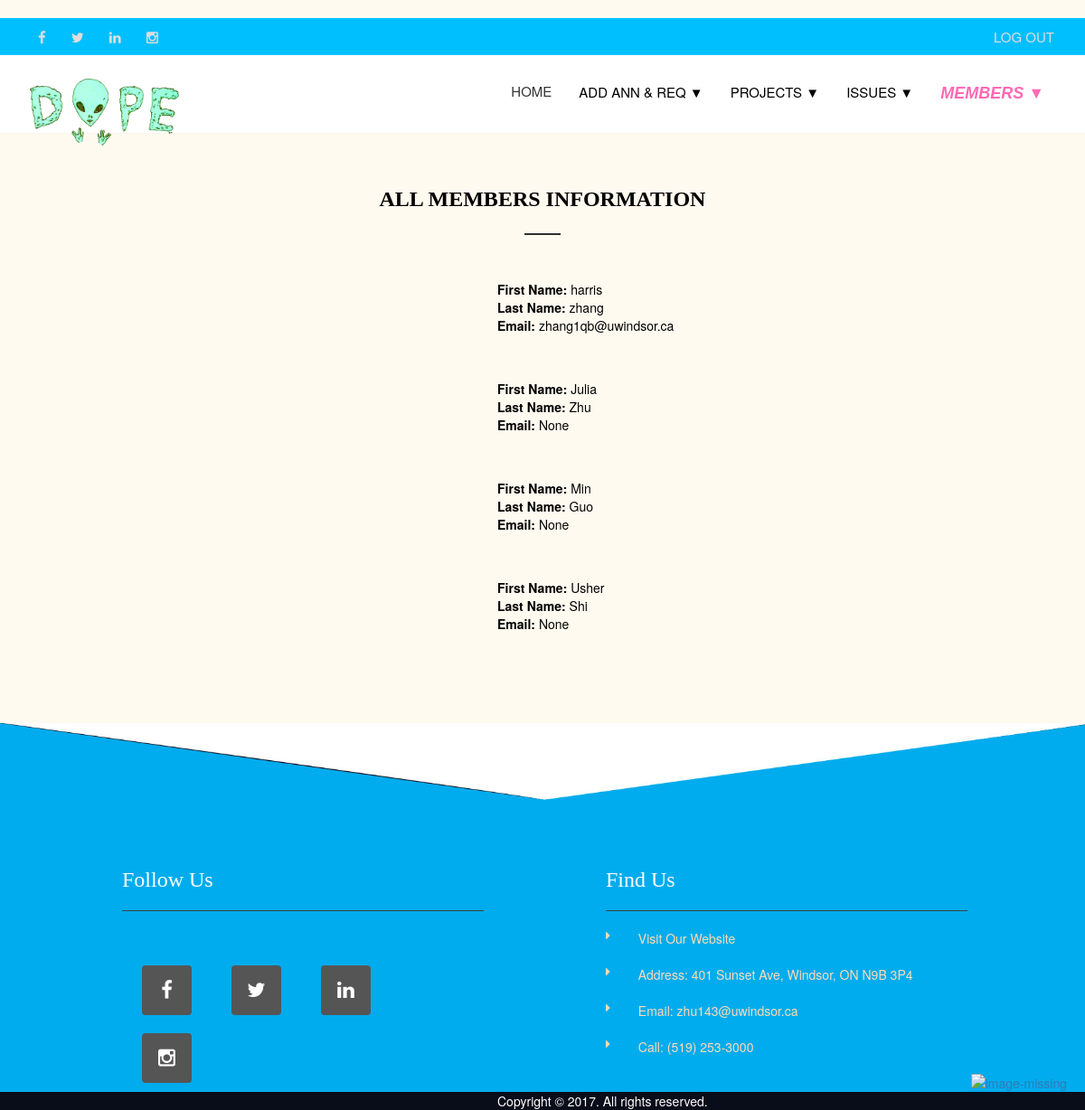
The app's page /myapp/profiles/ (signed in) with its own data.
### myapp/models.py (models this page shows, shortened)
class Member(models.Model):
    project_no = models.IntegerField()
    first_name = models.CharField(max_length=20)
    last_name = models.CharField(max_length=20)
    email = models.CharField(max_length=50,null=True,blank=True)

### myapp/views.py (the view)
def Profiles(request):
    try:
        if request.user.username == 'mica':
            Profiles = Member.objects.all()[:10]
        else:
            P_no = Member.objects.filter(email=request.user.email).values_list('project_no')
            Profiles = Member.objects.filter(project_no=P_no)
    except Member.DoesNotExist:
        Profiles = None
    return render(request, 'management/profiles.html',{'Profiles': Profiles})

### myapp/templates/management/profiles.html (shortened to what this page needs)
﻿{% extends 'management/base1.html' %}
{% block body_block %}
    <head>
    </head>
    <section class="contact_page">
        <div class="container">
            <div class="row">
                <div class="col-sm-6 col-sm-offset-3 m-t-50">
                    <h1 class="underline heading"><b>ALL MEMBERS INFORMATION</b></h1>
                </div>
            </div>
        </div>
    </section>
    <div class="container">
        <div class="container1">
            <ul>
            {% if Profiles %}
                {% for members in Profiles %}
                    <div class="container2">
                        <div style=" width: 400px; margin-left: 300px;">
                            <li><b>First Name: </b>{{ members.first_name }}  </li>
                            <li><b>Last Name: </b>{{ members.last_name }}</li>
                            <li><b>Email: </b>{{ members.email }}</li>
                        </div>
                    </div>
                {% endfor %}
            {% else %}
                <br><div style="font-size: larger;text-align: center; margin-bottom: 20px">You do not have any members yet!</div>
            {% endif %}
            </ul>
        </div>
    </div>
    </div>
{% endblock %}

### myapp/templates/management/base1.html (shortened to what this page needs)
<!DOCTYPE html>
{% load staticfiles %}
<html lang="en">
<head>
    <link rel="stylesheet" href="../../static/myapp/css/bootstrap.css">
    <link rel="stylesheet" href="../../static/myapp/css/font-awesome.min.css">
    <link rel="stylesheet" href="../../static/myapp/css/responsive.css">
    <link rel="stylesheet" href="../../static/myapp/css/custom.css">
</head>
<body>
<div id="grad">
    <div class="tp-header">
        <div class="container">
            <div class="row">
                <div class="col-xs-7 col-md-6">
                    <a href="https://www.facebook.com/UWindsor/?ref=br_rs"> <i class="fa fa-facebook"
                                                                               aria-hidden="true"></i></a>
                    <a href="https://twitter.com/UWindsor?lang=en"><i class="fa fa-twitter" aria-hidden="true"></i></a>
                    <a href="https://www.linkedin.com/school/14123/"><i class="fa fa-linkedin"
                                                                        aria-hidden="true"></i></a>
                    <a href="https://www.instagram.com/uwindsor/"> <i class="fa fa-instagram"
                                                                      aria-hidden="true"></i></a>
                </div>
                <div class="col-xs-5 col-md-6 text-right">
                    {% if  request.user.is_authenticated %}
                        <span class="hbar1"><a href="/myapp/logout/">LOG OUT</a></span>
                    {% else %}
                        <span class="hbar1" id="login"><a href="/myapp/login/">LOG IN</a></span>
                        <span class="hbar1"><a href="/myapp/login/">|</a></span>
                        <span class="hbar1" id="register"><a href="/myapp/register/">REGISTER</a></span>
                    {% endif %}
                </div>
            </div>
        </div>
    </div>
    <header>
        <div class="container">
            <nav class="navbar navbar-default">
                <div class="navbar-header">
                    {% if request.user.is_active %}
                        <a class="navbar-brand" href="/myapp/index">
                        <img src="../../static/myapp/images/03.png" class="img-responsive" alt="company-logo"
                             width="170px"
                             height="120px">
                    {% else %}
                        <a class="navbar-brand" href="/myapp/home">
                        <img src="../../static/myapp/images/03.png" class="img-responsive" alt="company-logo"
                             width="170px"
                             height="120px">
                    {% endif %}
                    </a>
                </div>
                <div class="collapse navbar-collapse navbar-right" id="myMegamenu">
                    <ul class="nav navbar-nav">
                        {% if request.user.is_active %}
                            <li class="list2">
                                <a href="/myapp/index/" class="hvr-underline-from-center" id="index">HOME</a>
                            </li>
                        {% endif %}
                        {% if  request.user.username == 'mica' %}
                            <li class="list2 dropdown">
                                <span id="addannreq">ADD ANN & REQ ▼</span>
                            </li>
                        {% endif %}
                        {% if  request.user.username == 'mica' %}
                            <li class="list2 dropdown">
                                <span id="projects">PROJECTS ▼</span>
                            </li>
                        {% endif %}
                        {% if request.user.is_active %}
                            <li class="list2 dropdown">
                                <span id="issues">ISSUES ▼</span>
                            </li>
                        {% endif %}
                        {% if  request.user.username == 'mica' %}
                            <li class="list2 dropdown">
                                <span id="members">MEMBERS ▼</span>
                            </li>
                        {% endif %}
                    </ul>
                </div>
            </nav>
        </div>
    </header>
    {% block body_block %}***{% endblock %}
    <div class="shape section-top-50"></div>
    <section class="footer_one">
        <footer>
            <div class="container">
                <div class="row section-top-40">
                    <div class="col-md-3 col-sm-6 section-top-25" id="widerrow">
                        <h4 class="text-white">Follow Us</h4>
                        <hr/>
                        <div class="row">
                            <div class="col-xs-12" style="margin-top: 30px; margin-left: 22px">
									<span class="foot_icon">
                            <a href="https://www.facebook.com/UWindsor/?ref=br_rs"><i
                                    class="fa fa-facebook section-top-10 footer_social_icons"
                                    aria-hidden="true"></i></a>
                            <a href="https://twitter.com/UWindsor?lang=en"><i
                                    class="fa fa-twitter section-top-10 footer_social_icons"
                                    aria-hidden="true"></i></a>
                            <a href="https://www.linkedin.com/school/14123/"><i
                                    class="fa fa-linkedin section-top-10 footer_social_icons"
                                    aria-hidden="true"></i></a>
                            <a href="https://www.instagram.com/uwindsor/"><i
                                    class="fa fa-instagram section-top-10 footer_social_icons"
                                    aria-hidden="true"></i></a>
                        </span>
                            </div>
                        </div>
                    </div>
                    <div class="col-md-3  col-lg-3 col-sm-6 section-top-25">
                        <div class="row" id="widerrow">
                            <div class="col-xs-12">
                                <h4 class="text-white">Find Us</h4>
                                <hr/>
                            </div>
                            <div class="footer_contact">
                                <div class="col-md-1  col-xs-1">
                                    <a href="http://www.uwindsor.ca/"><i class="fa fa-caret-right div_hover1"
                                                                         aria-hidden="true"></i></a>
                                </div>
                                <div class="col-md-10  col-xs-10" style="margin-bottom: 10px">
                                    <a href="http://www.uwindsor.ca/" class="div_hover2" >Visit Our Website</a></div>
                            </div>
                            <div class="clearfix visible-xs-block visible-sm-block visible-lg-block visible-md-block"></div>
                            <div class="footer_contact">
                                <div class="col-md-1  col-xs-1 section-top-10">
                                    <a href="https://www.google.ca/maps/place/University+of+Windsor/@42.3122583,-83.0683511,15z/data=!4m8!1m2!2m1!1suniversity+of+windsor!3m4!1s0x883b2d77c6ec4bef:0x1a44f1192a4e41ee!8m2!3d42.3043138!4d-83.0660386"><i
                                            class="fa fa-caret-right div_hover1"
                                            aria-hidden="true"></i></a>
                                </div>
                                <div class="col-md-10  col-xs-10 section-top-10">
                                    <a href="https://www.google.ca/maps/place/University+of+Windsor/@42.3122583,-83.0683511,15z/data=!4m8!1m2!2m1!1suniversity+of+windsor!3m4!1s0x883b2d77c6ec4bef:0x1a44f1192a4e41ee!8m2!3d42.3043138!4d-83.0660386"
                                       class="div_hover2">Address: 401 Sunset Ave, Windsor, ON N9B 3P4</a></span>
                                </div>
                            </div>
                            <div class="clearfix visible-xs-block visible-sm-block visible-lg-block visible-md-block"></div>
                            <div class="footer_contact">
                                <div class="col-md-1  col-xs-1 section-top-10">
                                    <a href="mailto:zhu143@uwindsor.ca"><i class="fa fa-caret-right div_hover1"
                                                                           aria-hidden="true"></i></a>
                                </div>
                                <div class="col-md-10  col-xs-10 section-top-10">
                                    <a href="mailto:zhu143@uwindsor.ca" class="div_hover2">Email: zhu143@uwindsor.ca</a>
                                </div>
                            </div>
                            <div class="clearfix visible-xs-block visible-sm-block visible-lg-block visible-md-block"></div>
                            <div class="footer_contact">
                                <div class="col-md-1  col-xs-1 section-top-10">
                                    <a><i class="fa fa-caret-right div_hover1"
                                          aria-hidden="true"></i></a>
                                </div>
                                <div class="col-md-10  col-xs-10 section-top-10">
                                    <a class="div_hover2">Call: (519) 253-3000</a>
                                </div>
                            </div>
                        </div>
                    </div>
                </div>
            </div>
        </footer>
    </section>
    <section class="copy-rights">
        <p class="copy-right">Copyright &copy; 2017. All rights reserved.</p>
        <a href="#" id="return-to-top"><img src="../../static/myapp/images/backto.png" alt="image-missing"></a>
    </section>
</body>
</html>

### myapp/static/myapp/css/custom.css (style rules this page uses)
body, div, dl, dt, dd, ul, ol, li, h1, h2, h3, h4, h5, h6, pre, code, form, fieldset, legend, input, textarea, p, blockquote, th, td { margin: 0; padding: 0; }
fieldset, img { border: 0; }
ol, ul { list-style: none; }
h1, h2, h3, h4, h5, h6 { font-size: x-large; font-weight: normal; font-family: "Bookman Old Style"; }
article, aside, details, figcaption, figure, footer, header, hgroup, nav, section, summary { display: block; }
a { text-decoration: none; }
body { color: black; background-color: floralwhite; }
.text-white { color: #ffffff; }
h2, h1 { line-height: 46px; }
.section-top-25 { margin-top: 25px; }
.section-top-40, .home2-section-top-40 { margin-top: 40px; }
.section-top-10 { margin-top: 10px; margin-bottom: 10px; }
.section-top-50, .m-t-50 { margin-top: 50px; }
.navbar-default .navbar-brand { padding-left: 0; }
.tp-header, header { font-size: 15px; }
header { box-shadow: 0 0 1px #dedcde; }
.tp-header { padding: 10px; background-color: deepskyblue; color: #ddd; outline: none; }
.tp-header i, .tp-header a { padding: 0 8px; color: #ddd; }
.tp-header a { padding: 0 4px; }
.navbar-default .navbar-nav > li > a, .navbar-default .navbar-nav > li > a:focus { color: #333; }
header, .navbar { background-color: #ffffff; border: none; }
.navbar-collapse { border-top: 0; }
.navbar-nav > li > a { padding-bottom: 25px; padding-top: 30px; }
.navbar { margin: 0; }
.hvr-underline-from-center { display: inline-block; vertical-align: middle; transform: translateZ(0); box-shadow: 0 0 1px transparent; backface-visibility: hidden; position: relative; overflow: hidden; }
.hvr-underline-from-center:before { content: ""; position: absolute; z-index: -1; left: 50%; right: 50%; bottom: 0; background: #86cb35; height: 3px; transition-property: left, right; transition-duration: 0.2s; transition-timing-function: ease-out; }
.shape { background-image: url("../images/newshape.jpg"); height: 95px; color: #00aced; background-size: 100% 100%; }
footer { background-color: #00aced; }
footer a, .footer_text_color, .footer_text_color a { color: peachpuff; }
.copy-right { margin-left: 550px; color: white; }
.copy-rights { background-color: #090c19; }
footer span { margin-right: 10px; }
footer hr { border-color: #3d4146; margin-bottom: 20px; }
.footer_social_icons { height: 55px; width: 55px; text-align: center; padding-top: 17px; background-color: #555; color: #fff; margin-right: 40px; font-size: 22px; border-radius: 4px; transition: 300ms; }
.m-t-50 { margin-top: 50px; }
.heading:after, .heading1:after { border-top: 2px solid #303030; display: block; width: 40px; content: ""; }
.heading.underline:after, .heading2.underline2:after { margin: 15px auto 0; }
.heading { text-align: center; }
#return-to-top { position: fixed; bottom: 20px; right: 20px; display: block; text-decoration: none; z-index: 9999; transition: all 0.3s ease; }
.container1 { margin-top: 50px; }
.container2 { margin: 50px auto; width: 700px; text-align: left; }
.col-md-3 { margin-left: 105px; }
#widerrow { width: 430px; }

### myapp/templates/management/base1.html (style rules this page uses)
.dropdown { position: relative; display: inline-block; margin: 30px 15px; color: black; }

### myapp/templates/management/profiles.html (style rules this page uses)
#members { color: hotpink; font-size: large; font-weight: bolder; font-style: italic; font-family: Helvetica, Tahoma, Arial; }

### records on screen
Member: first_name "harris", last_name "zhang", email "zhang1qb@uwindsor.ca"
Member: first_name "Julia", last_name "Zhu", email "None"
Member: first_name "Min", last_name "Guo", email "None"
Member: first_name "Usher", last_name "Shi", email "None"
